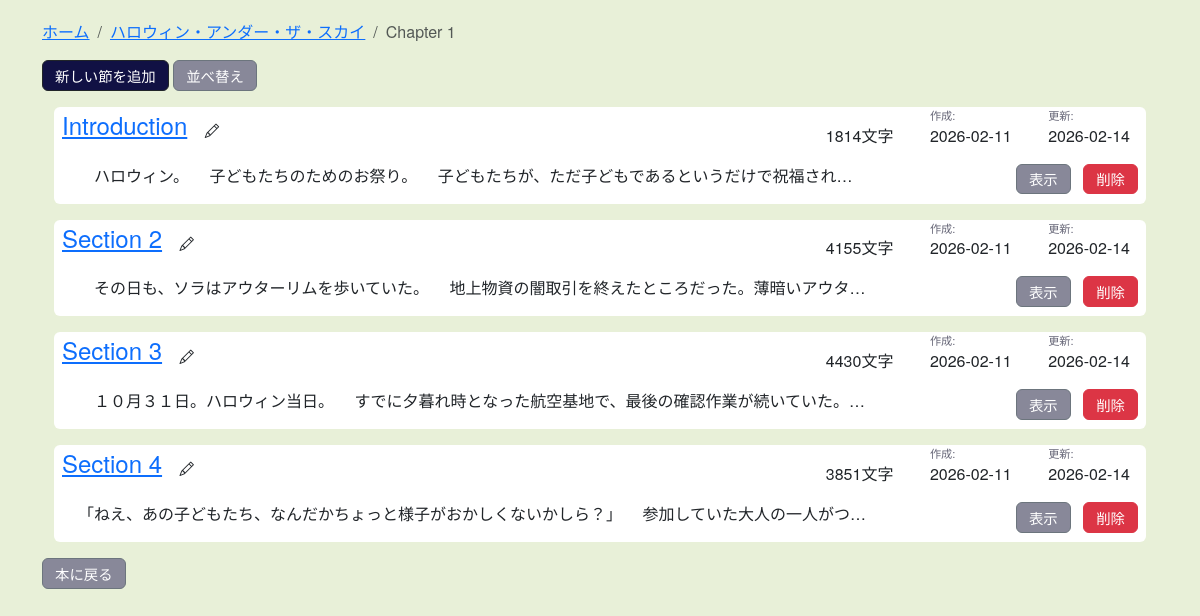
The page /minamo/book/1/chapters/1/ (signed in) on the database as committed earlier.
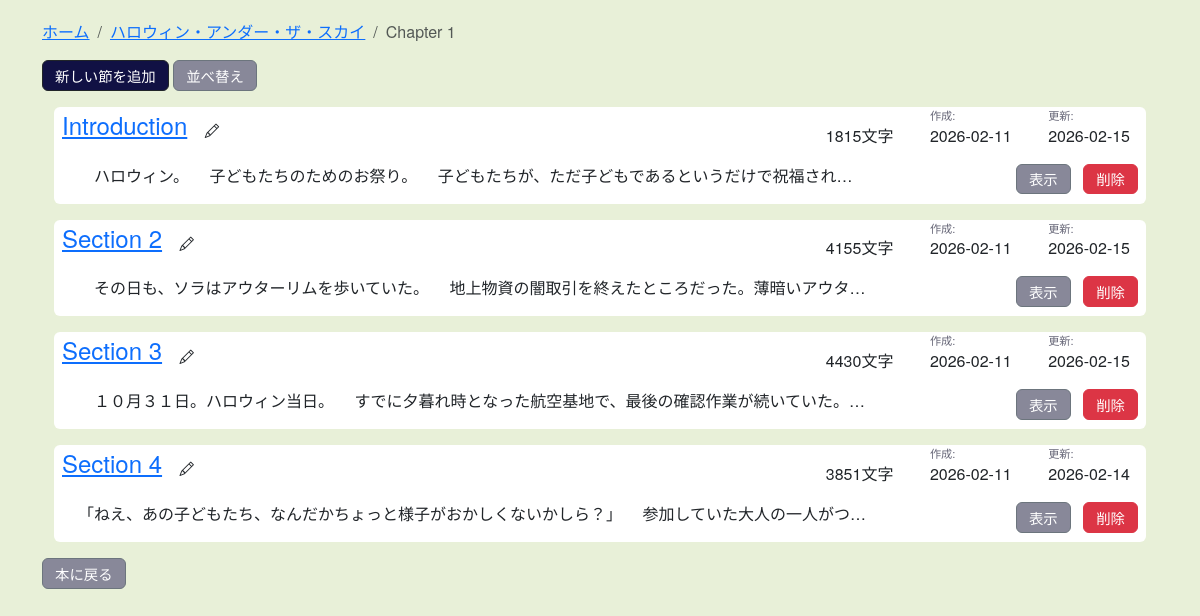
The same page on the database as committed later.
### minamo/models.py (models this page shows, shortened)
class Chapter(models.Model):
    book = models.ForeignKey(Book, on_delete=models.CASCADE)
    title = models.CharField(max_length=200)
    length = models.IntegerField(default=0)
    next_section_order = models.IntegerField(default=1)
    order = models.IntegerField()
    created_date = models.DateField(default=timezone.now)
    updated_date = models.DateField(auto_now=True)

class Book(models.Model):
    title = models.CharField(max_length=200)
    description = models.TextField(blank=True)
    length = models.IntegerField(default=0)
    next_chapter_order = models.IntegerField(default=1)
    author = models.ForeignKey(CustomUser, on_delete=models.CASCADE)
    created_date = models.DateField(default=timezone.now)
    updated_date = models.DateField(auto_now=True)

class Section(models.Model):
    chapter = models.ForeignKey(Chapter, on_delete=models.CASCADE)
    title = models.CharField(max_length=200, default="New Section")
    content = models.TextField()
    content_head = models.CharField(max_length=200, blank=True)
    order = models.IntegerField()
    length = models.IntegerField(default=0)
    created_date = models.DateField(default=timezone.now)
    updated_date = models.DateField(auto_now=True)

### minamo/views.py (the view)
# urls.py: path('book/<int:book_id>/chapters/<int:chapter_id>/', views.chapter_detail, name='chapter_detail'),
@login_required
def chapter_detail(request, book_id, chapter_id):
    book = request.user.book_set.get(id=book_id)
    chapter = book.chapter_set.get(id=chapter_id)
    sections = chapter.section_set.order_by('order')
    context = {'book': book, 'chapter': chapter, 'sections': sections}
    context['sections_json'] = [{'id': section.id} for section in sections]
    return render(request, 'minamo/chapter_detail.html', context)

### minamo/templates/minamo/chapter_detail.html (shortened to what this page needs)
{% extends 'minamo/base.html' %}
{% block content %}
<ol class="breadcrumb">
  <li class="breadcrumb-item"><a href="{% url 'minamo:index' %}">ホーム</a></li>
  <li class="breadcrumb-item"><a href="{% url 'minamo:book_detail' chapter.book.id %}">{{ chapter.book.title }}</a></li>
  <li class="breadcrumb-item active">{{ chapter.title }}</li>
</ol>
<a href="{% url 'minamo:new_section' chapter.book.id chapter.id %}" class="btn btn-dark mb-3">新しい節を追加</a>
<a class="btn btn-secondary mb-3" data-bs-toggle="button" id="swap-toggle">並べ替え</a>
<div class="container text-left">
    {% for section in sections %}
    <div class="card border-0 mb-3">
        <div class="row">
            <div class="col-md-6">
                <a href="{% url 'minamo:edit_section' chapter.book.id chapter.id section.id %}" class="item-title ms-2" id="name{{ section.id }}">{{ section.title }}</a>
                <button id="rename{{ section.id }}" class="btn"><i class="bi bi-pencil"></i></button>
            </div>
            <div class="col-md-6 text-end">
                <div class="col-md-2 d-inline-block me-3"><p class="align-middle text-nowrap item-text">{{section.length}}文字</p></div>
                <div class="d-inline-block mx-3 text-start">
                    <p class="mb-0 item-subtext">作成:</p>
                    <p class="mb-0 text-nowrap item-text">{{ section.created_date|date:"Y-m-d" }}</p>
                </div>
                <div class="d-inline-block mx-3 text-start">
                    <p class="mb-0 item-subtext">更新:</p>
                    <p class="mb-0 text-nowrap item-text">{{ section.updated_date|date:"Y-m-d" }}</p>
                </div>
            </div>
        </div>
        <div class="row">
            <div class="col-md-9"><p class="item-text ms-4 text-truncate">{{ section.content_head }}</p></div>
            <div class="col-md-3 mb-2 text-end">
                <a href="{% url 'minamo:section_detail' chapter.book.id chapter.id section.id %}" class="btn btn-secondary me-2 notarrow">表示</a>
                <button class="btn btn-danger me-2 notarrow" data-bs-toggle="modal" data-bs-target="#deleteModal{{ section.id }}">削除</button>
            </div>
        </div>
    </div>
    {% endfor %}
</div>
<div class="mb-3">
    <a href="{% url 'minamo:book_detail' chapter.book.id %}" class="btn btn-secondary">本に戻る</a>
</div>
{% endblock %}

### minamo/templates/minamo/base.html (shortened to what this page needs)
{% load i18n static %}
<!DOCTYPE html>{% get_current_language as LANGUAGE_CODE %}
<html lang="{{ LANGUAGE_CODE|default:"en-us" }}">
<head>
<link rel="stylesheet" href="{% static 'minamo/css/bootstrap.min.css' %}">
<link rel="stylesheet" href="https://cdn.jsdelivr.net/npm/bootstrap-icons@1.11.3/font/bootstrap-icons.min.css">
<link rel="stylesheet" href="{% static 'minamo/css/minamo.css' %}">
</head>
<body>
  <div class="container" id="main_container">
    {% block content %}{% endblock %}
  </div>
</body>
</html>

### minamo/static/minamo/css/minamo.css (style rules this page uses)
body { font-family:"Helvetica Neue",Arial,"Hiragino Kaku Gothic ProN","Hiragino Sans","Noto Sans JP", sans-serif; background-color: #e8f0d8; }
#main_container { margin-top: 20px; }
.item-title { font-size: 1.5em; }
.item-text { font-size: 1em; }
.item-subtext { font-size: 0.7em; color: #667; }
.btn { font-size: 0.9em; padding-top: 0.25em; padding-bottom: 0.25em; }
.btn-dark { background-color: #114; color: #fff; }
.btn-secondary { background-color: #889; color: #fff; }

Rows that differ between the two databases and show on the page:
changed Section "Introduction": length "1814" → "1815"; updated_date "2026-02-14" → "2026-02-15"
changed Section "Section 2": updated_date "2026-02-14" → "2026-02-15"
changed Section "Section 3": updated_date "2026-02-14" → "2026-02-15"
